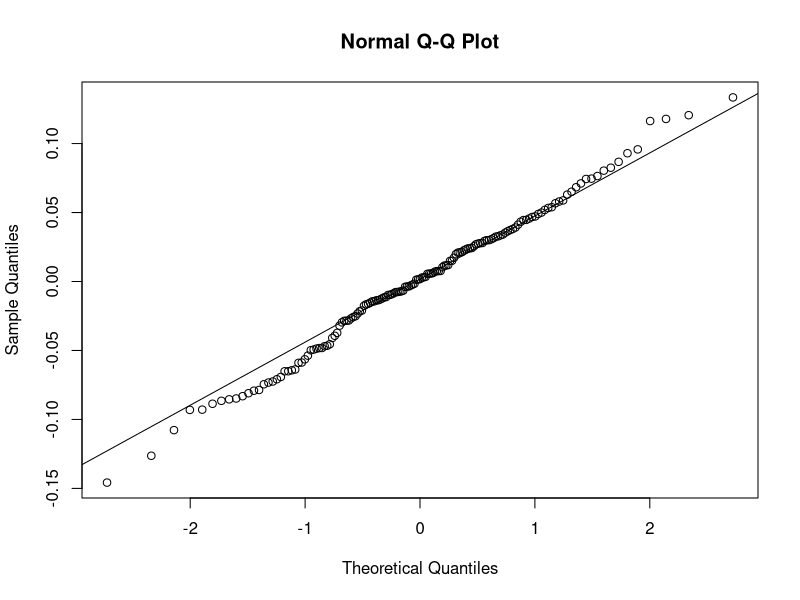
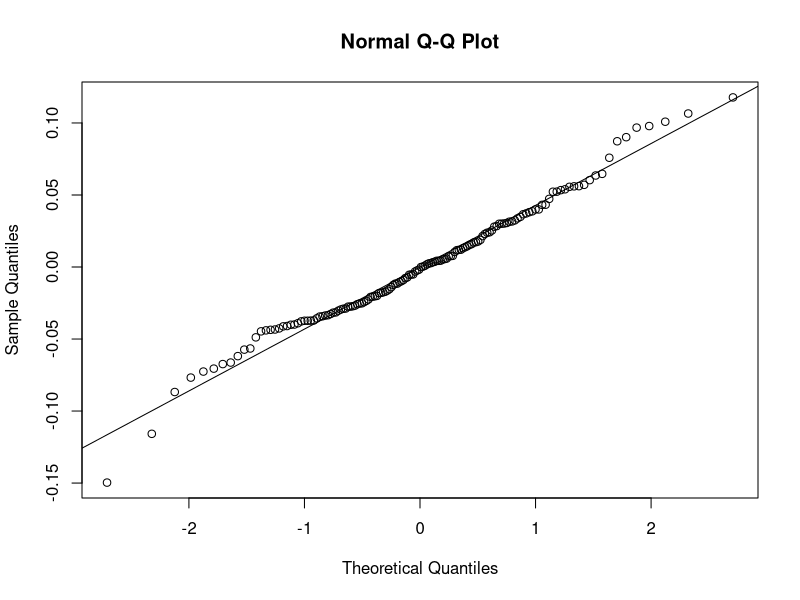
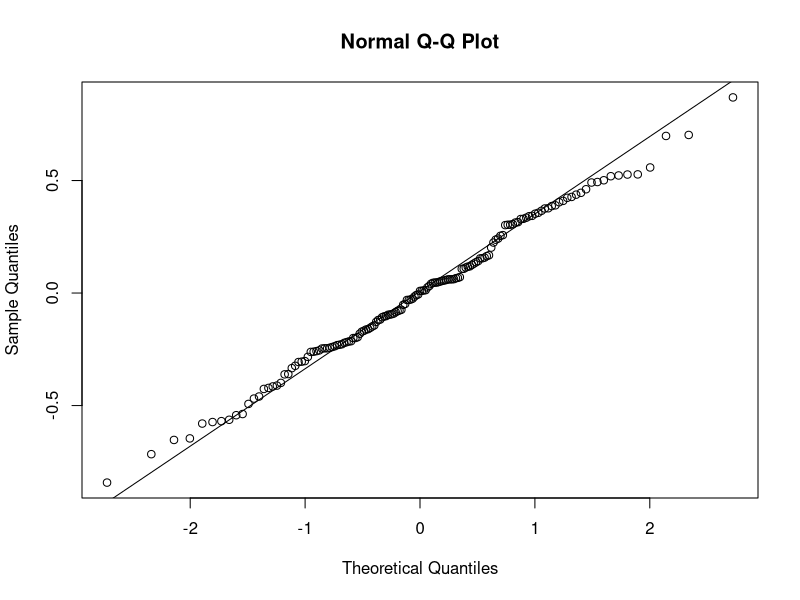

Generate these figures, in order, with R: (Note: this script raises an error after producing the figures.)
#########################################################
######## Part 2 - Colour change experiment ##############
#########################################################

library(lme4)
library(lmerTest)
library(lsmeans)

################## GOBY VISION##########################
## preparing data
colchange_goby_data<-read.csv("data_all_goby.csv", header=TRUE)
head(colchange_goby_data)

# defining the factors
colchange_goby_data$colour<-as.factor(colchange_goby_data$colour)
colchange_goby_data$day<-as.factor(colchange_goby_data$day)

#########################################################################
################################## HUE ##################################
#########################################################################

### Subseting colour types
data_green_goby<-colchange_goby_data[colchange_goby_data$colour=="green",]
data_red_goby<-colchange_goby_data[colchange_goby_data$colour=="red",]

########## ANALYSIS FOR THE GREEN COLOUR FORM ##########################

# first model including size as a cofactor
m1_goby_g_hue<-lmer(hue~day+size+(1|prawn.id),
                    na.action = na.omit,data_green_goby)
# second model without size 
m2_goby_g_hue<-lmer(hue~day+(1|prawn.id),
                    na.action = na.omit,data_green_goby)

# comparing the two models
anova(m1_goby_g_hue,m2_goby_g_hue)
# let's keep model 1 since size improve model's fitting
# model output
anova(m1_goby_g_hue)
summary(m1_goby_g_hue)
# testing model assumptions
qqnorm(residuals(m1_goby_g_hue))
qqline(residuals(m1_goby_g_hue))
# a posteriori Tukey test
goby_hue_green_tukey<-lsmeans(m1_goby_g_hue,~day)
pairs(goby_hue_green_tukey)

########## ANALYSIS FOR THE RED COLOUR FORM ##########################

# first model including size as a cofactor
m1_goby_r_hue<-lmer(hue~day+size+(1|prawn.id),
                    na.action = na.omit,data_red_goby)
# second model without size 
m2_goby_r_hue<-lmer(hue~day+(1|prawn.id),
                    na.action = na.omit,data_red_goby)

# comparing the two models
anova(m1_goby_r_hue,m2_goby_r_hue)
# size did not improve model fitting
# let's stay with the simpler model
# model output
anova(m2_goby_r_hue)
# testing model assumptions
qqnorm(residuals(m2_goby_r_hue))
qqline(residuals(m2_goby_r_hue))
# a posteriori Tukey test
goby_hue_red_tukey<-lsmeans(m2_goby_r_hue,~day)
pairs(goby_hue_red_tukey)

#########################################################################
################################## JND ##################################
#########################################################################

########## ANALYSIS FOR THE GREEN COLOUR FORM ##########################

# first model including size as a cofactor
m1_goby_g_jnd<-lmer(log(jnd)~day+size+(1|prawn.id),
                    na.action = na.omit,data_green_goby)
# second model without size 
m2_goby_g_jnd<-lmer(log(jnd)~day+(1|prawn.id),
                    na.action = na.omit,data_green_goby)
# comparing the two models
anova(m1_goby_g_jnd,m2_goby_g_jnd) # size is important
# let's keep model 1 since size improve model's fitting
# model output
anova(m1_goby_g_jnd)

#testing model assumptions
qqnorm(residuals(m1_goby_g_jnd))
qqline(residuals(m1_goby_g_jnd))
# a posteriori Tukey test
goby_jnd_green_tukey<-lsmeans(m1_goby_g_jnd,~day)
pairs(goby_jnd_green_tukey)

########## ANALYSIS FOR THE RED COLOUR FORM ##########################

# first model including size as a cofactor
m1_goby_r_jnd<-lmer(jnd~day+size+(1|prawn.id),
                    na.action = na.omit,data_red)
# second model without size 
m2_goby_r_jnd<-lmer(jnd~day+(1|prawn.id),
                    na.action = na.omit,data_red)
# comparing the two models
anova(m1_goby_r_jnd,m2_goby_r_jnd) # size is not important
# let's keep model 2
# model output
anova(m2_goby_r_jnd)

# testing model assumptions 
qqnorm(residuals(m2_goby_r_jnd))
qqline(residuals(m2_goby_r_jnd))
# a posteriori Tukey test
goby_jnd_red_tukey<-lsmeans(m2_goby_r_jnd,~day)
pairs(goby_jnd_red_tukey)
